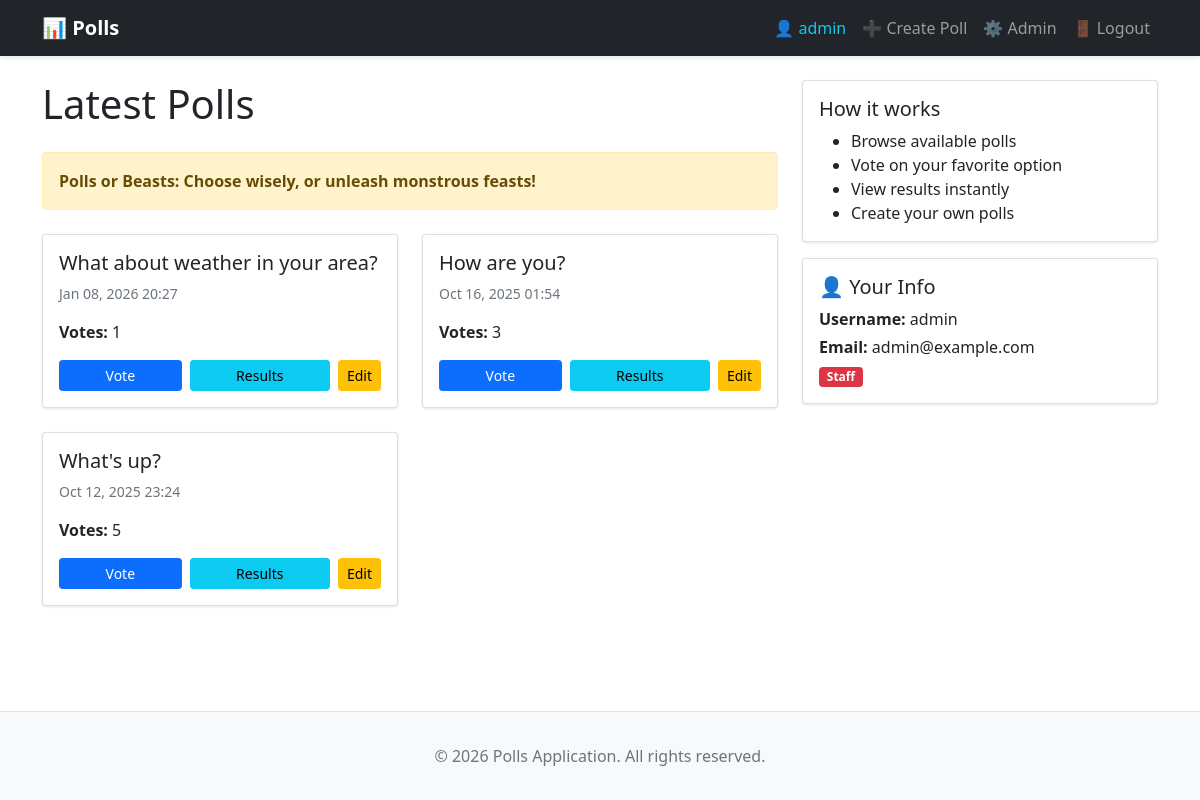
The page /polls/ (signed in) on the database its author committed.
### polls/models.py (models this page shows, shortened)
class Question(models.Model):
    question_text = models.CharField(max_length=200)
    pub_date = models.DateTimeField("date published")
    def get_total_votes(self):
        return sum(choice.votes for choice in self.choice_set.all())

class Choice(models.Model):
    question = models.ForeignKey(Question, on_delete=models.CASCADE)
    choice_text = models.CharField(max_length=200)
    votes = models.IntegerField(default=0)

### polls/views.py (the view)
# urls.py: path("", views.IndexView.as_view(), name="index"),
class IndexView(PollsBaseView, generic.ListView):
    template_name = "polls/index.html"
    context_object_name = "latest_question_list"
    def get_queryset(self):
        return Question.objects.filter(pub_date__lte=timezone.now()).order_by("-pub_date")[
               :5
               ]

### polls/views.py (called while the page is built)
    def get_slogan(self):
        return random.choice(self.slogans)

    def get_context_data(self, **kwargs):
        context = super().get_context_data(**kwargs)
        context['slogan'] = self.get_slogan()
        return context

### polls/templates/polls/index.html (shortened to what this page needs)
{% extends "base.html" %}
{% block content %}
<div class="row">
    <div class="col-lg-8">
        <h1 class="mb-4">Latest Polls</h1>
        {% if slogan %}
            <div class="alert alert-warning mb-4">
                <strong>{{ slogan }}</strong>
            </div>
        {% endif %}
        {% if latest_question_list %}
            <div class="row">
                {% for question in latest_question_list %}
                    <div class="col-md-6 mb-4">
                        <div class="card h-100">
                            <div class="card-body d-flex flex-column">
                                <h5 class="card-title">{{ question.question_text }}</h5>
                                <p class="card-text text-muted small">
                                    {{ question.pub_date|date:"M d, Y H:i" }}
                                </p>
                                <p class="card-text flex-grow-1">
                                    <strong>Votes:</strong>
                                    {{ question.get_total_votes }}
                                </p>
                                <div class="d-flex gap-2">
                                    <a href="{% url 'polls:detail' question.id %}" class="btn btn-primary btn-sm flex-grow-1">
                                        Vote
                                    </a>
                                    <a href="{% url 'polls:results' question.id %}" class="btn btn-info btn-sm flex-grow-1">
                                        Results
                                    </a>
                                    {% if user.is_staff %}
                                        <a href="{% url 'polls:poll_edit' question.id %}" class="btn btn-warning btn-sm">
                                            Edit
                                        </a>
                                    {% endif %}
                                </div>
                            </div>
                        </div>
                    </div>
                {% endfor %}
            </div>
        {% else %}
            <div class="alert alert-info">
                <h4>No polls available</h4>
                <p>There are no polls yet. {% if user.is_staff %}<a href="{% url 'polls:poll_new' %}">Create one!</a>{% endif %}</p>
            </div>
        {% endif %}
    </div>
    <div class="col-lg-4">
        <div class="card">
            <div class="card-body">
                <h5 class="card-title">How it works</h5>
                <ul class="mb-0">
                    <li>Browse available polls</li>
                    <li>Vote on your favorite option</li>
                    <li>View results instantly</li>
                    {% if user.is_authenticated and user.is_staff %}
                        <li>Create your own polls</li>
                    {% endif %}
                </ul>
            </div>
        </div>
        {% if user.is_authenticated %}
            <div class="card mt-3">
                <div class="card-body">
                    <h5 class="card-title">👤 Your Info</h5>
                    <p class="mb-1"><strong>Username:</strong> {{ user.username }}</p>
                    <p class="mb-1"><strong>Email:</strong> {{ user.email }}</p>
                    {% if user.is_staff %}
                        <p class="mb-0"><span class="badge bg-danger">Staff</span></p>
                    {% endif %}
                </div>
            </div>
        {% endif %}
    </div>
</div>
{% endblock %}

### templates/base.html (shortened to what this page needs)
<!DOCTYPE html>
<html lang="en">
<head>
    <link href="https://cdn.jsdelivr.net/npm/bootstrap@5.1.3/dist/css/bootstrap.min.css" rel="stylesheet">
</head>
<body>
    <nav class="navbar navbar-expand-lg navbar-dark bg-dark">
        <div class="container">
            <a class="navbar-brand" href="{% url 'polls:index' %}">
                <strong>📊 Polls</strong>
            </a>
            <div class="collapse navbar-collapse" id="navbarNav">
                <ul class="navbar-nav ms-auto">
                    {% if user.is_authenticated %}
                        <li class="nav-item">
                            <span class="nav-link text-info">👤 {{ user.username }}</span>
                        </li>
                        {% if user.is_staff %}
                            <li class="nav-item">
                                <a class="nav-link" href="{% url 'polls:poll_new' %}">➕ Create Poll</a>
                            </li>
                            <li class="nav-item">
                                <a class="nav-link" href="/admin/">⚙️ Admin</a>
                            </li>
                        {% endif %}
                        <li class="nav-item">
                            <a class="nav-link" href="{% url 'account_logout' %}">🚪 Logout</a>
                        </li>
                    {% endif %}
                </ul>
            </div>
        </div>
    </nav>
    <main class="container mt-4 mb-4">
        {% block content %}{% endblock %}
    </main>
    <footer class="footer">
        <div class="container text-center">
            <p class="text-muted mb-0">&copy; {% now "Y" %} Polls Application. All rights reserved.</p>
        </div>
    </footer>
</body>
</html>

### templates/base.html (style rules this page uses)
body { display: flex; flex-direction: column; min-height: 100vh; }
.navbar { box-shadow: 0 2px 4px rgba(0,0,0,0.1); }
main { flex: 1; }
.footer { background-color: #f8f9fa; border-top: 1px solid #dee2e6; margin-top: 3rem; padding: 2rem 0; }
.card { box-shadow: 0 1px 3px rgba(0,0,0,0.1); animation: slideIn 0.3s ease-out; }
.alert { animation: slideIn 0.3s ease-out; }
main { animation: fadeIn 0.5s ease-in; }
.btn { transition: all 0.2s ease; }
.navbar { animation: slideIn 0.5s ease-out; }
a { transition: color 0.2s ease; }

### rows shown on the page
Question: question_text "What about weather in your area?", pub_date "Jan 08, 2026 20:27", get_total_votes "1"
Question: question_text "How are you?", pub_date "Oct 16, 2025 01:54", get_total_votes "3"
Question: question_text "What's up?", pub_date "Oct 12, 2025 23:24", get_total_votes "5"

### other values the page prints
{{ user.username }} "admin"
{{ slogan }} "Polls or Beasts: Choose wisely, or unleash monstrous feasts!"
{{ user.email }} "admin@example.com"
